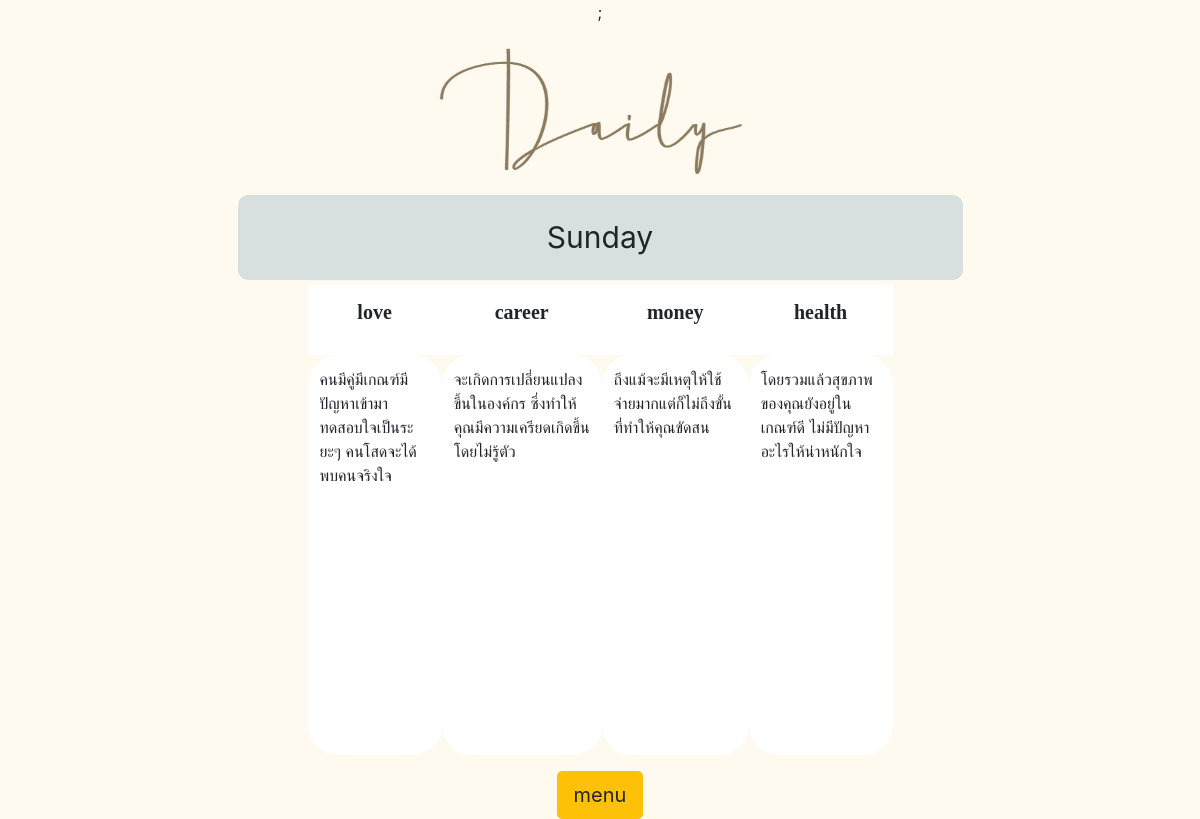
Page /daily.php (signed in) on the committed database.
### tables this page shows
CREATE TABLE `users` (
  `loginID` varchar(11) NOT NULL,
  `password` varchar(20) NOT NULL,
  `email` varchar(30) NOT NULL,
  `username` varchar(10) NOT NULL,
  `dayBirth` int(2) DEFAULT NULL,
  `dayInWeek` varchar(10) DEFAULT NULL,
  `month` varchar(10) DEFAULT NULL,
  `year` int(4) DEFAULT NULL,
  `zodiac` varchar(15) DEFAULT NULL,
  `yearZodiac` varchar(10) DEFAULT NULL
);

CREATE TABLE `day` (
  `dDayInWeek` varchar(10) NOT NULL,
  `careerDesC` varchar(100) NOT NULL,
  `moneyDesC` varchar(100) NOT NULL,
  `health` varchar(100) NOT NULL,
  `love` varchar(100) DEFAULT NULL
);

### daily.php (the view, shortened to what this page needs)
<?php
    require('connect.php');
    $query = "SELECT dayInWeek FROM users  WHERE loginID = '{$_SESSION['loginID']}'";
    $result1 =mysqli_query($conn,$query);
    $row1=mysqli_fetch_assoc($result1);
    $dayInWeek = $row1['dayInWeek'];
    $insert = "INSERT INTO daypredict(dploginID,dpDayInWeek,date) VALUE('{$_SESSION['loginID']}', '$dayInWeek' ,now())";
    mysqli_query($conn, $insert);
?>
<!DOCTYPE html>
<html>
<head>
        <link rel="stylesheet" href="https://stackpath.bootstrapcdn.com/bootstrap/4.4.1/css/bootstrap.min.css">
</head>
<body>
<div align ="center">;
<br><br>
<img src="image/daily_head.jpg" width=30% height="40%">
<?php
    echo "<div class="."head".">".$dayInWeek."</div>";
                  ?>
<div class="row">
<div class="col-sm-3"></div>
<div class="col-sm-6">
<table class="table table-borderless">
    <?php
    $query = "SELECT careerDesC, moneyDesC,love ,health FROM day WHERE dDayInWeek ='$dayInWeek'";
    $result2 = mysqli_query($conn,$query);
    echo "<tr>";
    echo  "<th><p style=text-align:center><b>love</b></p>". "<th><p style=text-align:center><b>career</b><p>".
          "<th><p style=text-align:center><b>money</b><p>". "<th><p style=text-align:center><b>health</b><p>";
    echo "</tr>";
    if($result2){
        while($row2 = $result2->fetch_assoc()){
          echo "<tr>";
          echo  "<td>".$row2['love']."</td>".
                "<td>".$row2['careerDesC']."</td>".
                "<td>".$row2['moneyDesC']."</td>".
                "<td>".$row2['health']."</td>";
          echo "</tr>";
        }
    }
?>
</table>
</div>
<div class="col-sm-3"></div>
</div>
    <center><a onClick ="window.location='index.php'"><button type="button" class="btn btn-lg btn-warning">menu</button></center>
  </div>
</body>
</html>

### daily.php (style rules this page uses)
body { background-color: #fffaf0; margin: 0; }
p { font-size:20px; font-family: 'THAMMASAT'; }
div.head { background-color: #d7dfdf; width: 725px; padding: 20px; margin: 5px; border-radius: 10px; font-size:30px; }
td { background-color: #ffffff; width: 800px; height: 400px; border-spacing: 10px; padding: 10px; border-radius: 30px; border: 50px solid #fffaf0; }
th { background-color: #ffffff; padding: 5px; border: 50px solid #fffaf0; }

### rows in the picture
users: dayInWeek "Sunday"
day: love "คนมีคู่มีเกณฑ์มีปัญหาเข้ามาทดสอบใจเป็นระยะๆ คนโสดจะได้พบคนจริงใจ", careerDesC "จะเกิดการเปลี่ยนแปลง ขึ้นในองค์กร ซึ่งทำให้คุณมีความเครียดเกิดขึ้นโดยไม่รู้ตัว", moneyDesC "ถึงแม้จะมีเหตุให้ใช้จ่ายมากแต่ก็ไม่ถึงขั้นที่ทำให้คุณขัดสน", health "โดยรวมแล้วสุขภาพของคุณยังอยู่ในเกณฑ์ดี ไม่มีปัญหาอะไรให้น่าหนักใจ"
